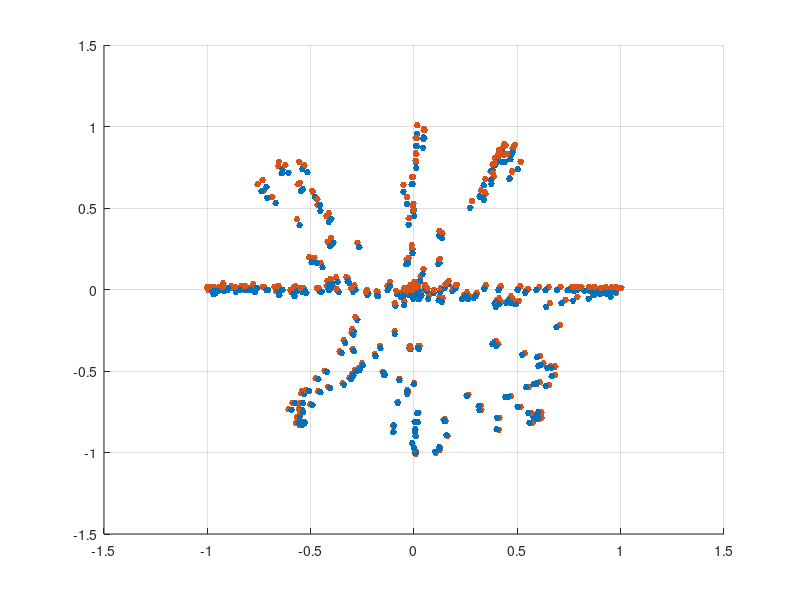

Source code (MATLAB): (Note: this script raises an error after producing the figure.)
%% -------  [Calibration for Accelerometer Scaling]  ------- %%
clc; clear all; close all;
% By: Jason Nguyen

%% --------------  [Raw Accelerometer Data]  -------------- %%

C = [-0.02153320313	-0.07476806641	10.06856689
-0.03349609375	-0.11484375	10.07574463
-0.1680786133	-3.692944336	9.424963379
0.05144042969	-8.794519043	5.054321289
0.057421875	-8.634814453	5.083630371
0.005981445313	-9.777868652	2.402746582
0.08314208984	-10.00157471	0.2165283203
0.06998291016	-10.09428711	0.3295776367
-0.09031982422	-9.477600098	-2.970385742
0.07596435547	-9.037963867	-4.063793945
0.03708496094	-8.162878418	-5.504724121
0.1794433594	-8.210131836	-5.449694824
-0.01076660156	-5.860620117	-7.772290039
0.1949951172	-3.610998535	-8.972766113
0.2464355469	-3.648681641	-8.966186523
0.1369750977	-0.3762329102	-9.611584473
-0.2183227539	-3.617578125	-8.991308594
-0.7105957031	-5.601623535	-7.929003906
-0.7883544922	-6.98692627	-6.837390137
-0.9923217773	-8.39017334	-5.037573242
-0.9815551758	-8.432641602	-5.035778809
-1.000695801	-8.803491211	-4.426867676
-0.3774291992	1.545007324	-9.433337402
-0.2787353516	1.640112305	-9.572106934
-0.2583984375	4.011755371	-8.458361816
-0.3487182617	5.296569824	-7.868591309
-0.1124511719	6.488671875	-6.977355957
-0.06220703125	6.508410645	-6.983935547
-0.5150024414	6.045446777	-7.107751465
0.07775878906	7.949938965	-5.123706055
0.09271240234	7.857226563	-5.462854004
0.4414306641	8.768200684	-3.563745117
0.4551879883	9.332250977	-1.829724121
0.4689453125	9.393859863	-1.795629883
0.5006469727	9.343615723	-1.77409668
0.1537231445	9.616369629	-0.363671875
0.09151611328	8.883642578	4.048242188
0.1405639648	8.843566895	4.083532715
0.1100585938	7.507312012	6.370837402
-0.019140625	4.94486084	8.513989258
-0.04844970703	4.83001709	8.685656738
-0.09151611328	2.464953613	9.622949219
0.005981445313	4.541113281	8.838183594
-0.07058105469	2.250219727	9.839477539
0.07177734375	0.01794433594	10.04224854
0.05981445313	0.03947753906	10.04703369
0.06998291016	0.03529052734	10.06138916
-2.224499512	-0.2201171875	9.640893555
-2.225695801	-0.2685668945	9.904077148
-2.273547363	-0.3403442383	9.971069336
-5.306140137	-0.09450683594	8.612084961
-5.359973145	-0.09749755859	8.481091309
-0.8344116211	-0.2721557617	10.06557617
-2.235266113	-0.258996582	9.822729492
-4.601525879	-0.1052734375	8.935681152
-6.440820313	-0.02093505859	7.652062988
-6.425268555	-0.03469238281	7.683764648
-6.405529785	-0.01256103516	7.66940918
-8.481689453	-0.05802001953	5.212231445
-9.717456055	-0.07297363281	1.756152344
-9.746765137	-0.07416992188	1.726245117
-9.700708008	-0.07416992188	1.857836914
-9.055310059	0.01674804688	4.122412109
-9.095385742	-0.05084228516	3.916650391
-7.98762207	-0.01495361328	6.002380371
-7.18371582	-0.03469238281	7.094592285
-7.112536621	-0.02930908203	7.064685059
-6.613085938	-0.03708496094	7.550976563
-5.699121094	-0.07117919922	8.195776367
-5.615380859	-0.01854248047	8.372229004
-4.500439453	-0.125012207	8.991308594
-4.560253906	-0.1321899414	8.960803223
-3.667224121	-0.1668823242	9.371130371
-2.974572754	-0.1357788086	9.594238281
-9.817346191	-0.09450683594	0.8374023438
-9.069665527	0.1220214844	-3.480603027
-9.76829834	-0.2835205078	-0.7279418945
-9.661828613	-0.1932006836	-1.42298584
-9.526647949	-0.06759033203	-2.177844238
-9.528442383	-0.07117919922	-2.15690918
-9.265856934	-0.07416992188	-2.963208008
-8.679077148	-0.1375732422	-4.43404541
-8.693432617	-0.05443115234	-4.220507813
-8.189794922	-0.02213134766	-5.03996582
-8.212524414	-0.05502929688	-5.221203613
-7.646679688	0.08852539063	-5.903088379
-7.75135498	-0.1674804688	-5.724841309
-6.564038086	-0.3588867188	-7.053918457
-5.823535156	-0.4175048828	-7.601220703
-5.881555176	-0.2709594727	-7.83449707
-5.452087402	-0.1357788086	-8.008557129
-5.252307129	-0.1890136719	-8.220898438
-3.938781738	0.1866210938	-8.921923828
-4.128393555	0.2583984375	-8.622851563
-3.997998047	0.3505126953	-8.746069336
-3.724047852	0.4749267578	-8.834594727
-3.234765625	0.5018432617	-8.965588379
-3.161193848	0.4067382813	-9.060693359
-2.843579102	-0.005383300781	-9.250305176
-1.748376465	-0.4055419922	-9.536816406
-1.801611328	-0.3714477539	-9.368139648
-1.163989258	0.2165283203	-9.246716309
-1.284216309	-0.04545898438	-9.354382324
-0.6340332031	-0.4587768555	-9.43034668
-0.4856933594	-0.3582885742	-9.444104004
0.3582885742	-0.3768310547	-9.634313965
0.2308837891	-0.6130981445	-9.427954102
0.6908569336	-0.5813964844	-9.24552002
1.345227051	-0.7710083008	-9.030786133
1.196887207	-0.6723144531	-9.304736328
2.911767578	-0.5317504883	-9.696520996
2.340539551	-0.5819946289	-9.217407227
3.919641113	-0.8589355469	-8.771191406
4.492663574	-0.8421875	-8.52355957
4.017138672	-0.7859619141	-8.716760254
4.956225586	-0.9241333008	-8.369238281
6.434240723	-1.06529541	-7.232763672
7.186706543	-0.8499633789	-5.900097656
7.742382813	-0.6854736328	-5.947351074
8.509802246	-0.5604614258	-4.259985352
8.789135742	-0.3331665039	-4.249816895
9.242529297	-0.2428466797	-3.353198242
9.40402832	-0.276940918	-2.708398438
9.472814941	-0.1716674805	-2.847167969
9.076843262	-0.2583984375	-3.363366699
9.579882813	-0.4438232422	-1.735217285
9.789831543	-0.1268066406	-0.3618774414
9.805981445	-0.1327880859	-0.2302856445
9.816748047	-0.1274047852	-0.2368652344
9.792822266	-0.1220214844	-0.09331054688
9.834094238	-0.1118530273	-0.2255004883
9.797607422	-0.133984375	-0.182434082
9.685754395	-0.1208251953	1.520483398
9.585864258	-0.09749755859	2.266967773
9.373522949	-0.09510498047	3.042163086
9.103759766	-0.07058105469	3.829321289
8.878857422	-0.1028808594	4.432849121
8.587561035	-0.07536621094	4.956225586
8.549279785	-0.06639404297	5.029199219
8.308227539	-0.07775878906	5.379711914
7.953527832	-0.05024414063	5.919836426
7.798010254	-0.06220703125	6.136962891
7.66940918	-0.05861816406	6.319396973
7.655651855	-0.03648681641	6.336743164
7.491162109	-0.06041259766	6.538317871
6.96060791	-0.04486083984	7.082629395
6.403735352	-0.04366455078	7.653857422
5.957519531	-0.0478515625	8.048034668
5.426367188	-0.200378418	8.372827148
5.420385742	-0.144152832	8.388977051
5.060302734	-0.006579589844	8.654553223
5.039367676	-0.01495361328	8.631225586
4.112243652	-0.02213134766	9.088208008
4.134375	-0.0005981445313	9.08581543
3.421984863	0.04605712891	9.427954102
1.995410156	0.07416992188	9.93996582
2.043859863	0.09989013672	9.872375488
1.865612793	-0.09929199219	9.884338379
1.27644043	-0.1321899414	9.941760254
0.6442016602	-0.1166381836	10.01114502
0.153125	-0.07177734375	10.08052979
-0.1052734375	-0.07775878906	10.03566895
-0.03768310547	-0.05263671875	10.05959473
-0.019140625	-0.07237548828	10.05181885
-0.019140625	-0.07775878906	10.0847168
-0.01136474609	-0.09869384766	10.07813721
-0.03229980469	-0.1764526367	10.0739502
-0.04127197266	-0.1937988281	10.0739502
-0.02811279297	-0.1967895508	10.08651123
-0.007775878906	-0.1955932617	10.04404297
-0.03648681641	-0.1854248047	10.07155762
-0.02392578125	-0.2051635742	10.06378174
0.007177734375	-0.162097168	10.06976318
0.03768310547	-0.1471435547	10.05959473
0.03110351563	-0.1447509766	10.05361328
0.06220703125	-0.1704711914	10.05600586
0.05921630859	-0.1375732422	10.09488525
0.1100585938	-0.1656860352	10.05540771
0.08493652344	-0.144152832	10.05361328
0.07596435547	-0.1357788086	10.0793335
0.08433837891	-0.1291992188	10.06138916
0.1208251953	-0.1555175781	10.06138916
0.1393676758	-0.1519287109	10.06378174
-0.1118530273	-0.2512207031	10.10864258
-0.163293457	-0.2877075195	10.06557617
-0.1363769531	-0.2260986328	10.06617432
-0.133984375	-0.2326782227	10.05540771
-0.1782470703	-0.2171264648	10.06796875
-0.1638916016	-0.1878173828	10.06557617
-0.1333862305	-0.1740600586	10.06737061
-0.182434082	-0.1848266602	10.04882813
-0.1878173828	-0.1788452148	10.08352051
-0.2057617188	-0.1890136719	10.06079102
-0.1668823242	-0.1997802734	10.06916504
-0.1686767578	-0.2165283203	10.05720215
-0.1866210938	-0.2518188477	10.07155762
-0.2123413086	-0.3026611328	10.06378174
-0.2177246094	-0.3385498047	10.0739502
-0.2302856445	-0.353503418	10.056604
-0.2404541016	-0.3511108398	10.06916504
-0.2554077148	-0.3600830078	10.05241699
-0.2631835938	-0.3325683594	10.04523926
-0.1710693359	-0.2123413086	10.07215576
-0.1961914063	-0.2392578125	10.06916504
-0.2296875	-0.2542114258	10.06079102
-0.2249023438	-0.2320800781	10.06737061
-0.2673706055	-0.2051635742	10.05600586
-0.2266967773	-0.2147338867	10.07694092
-0.2895019531	-0.2362670898	10.0512207
-0.3116333008	-0.2278930664	10.06737061
-0.3116333008	-0.2344726563	10.05839844
-0.3307739258	-0.2159301758	10.07095947
-0.4306640625	-0.2266967773	10.06976318
-0.4408325195	-0.1955932617	10.07574463
-0.4264770508	-0.2147338867	10.06079102
-0.4480102539	-0.2033691406	10.06019287
-0.4175048828	-0.2117431641	10.08052979
-0.4480102539	-0.1118530273	10.03626709
-0.1609008789	-0.04127197266	10.07813721
-0.3008666992	-0.1345825195	10.05241699
-0.2350708008	-0.08433837891	10.05002441
-0.2177246094	-0.05981445313	10.06138916
-0.2290893555	-0.06759033203	10.07873535
-0.219519043	-0.06340332031	10.06617432
-0.1519287109	0.00478515625	10.07036133
-0.1764526367	-0.006579589844	10.0619873
-0.2069580078	-0.04306640625	10.07454834
-0.07835693359	0.06938476563	10.07454834
-0.08493652344	0.06340332031	10.03686523
-0.153125	0.09331054688	10.02789307
-0.002990722656	0.09929199219	10.0512207
-0.09031982422	0.03708496094	10.06737061
-0.08134765625	0.02572021484	10.0619873
0.00478515625	0.06459960938	10.05480957
0.0478515625	0.2745483398	10.05959473
-0.09390869141	0.07716064453	10.04224854
-0.08433837891	0.05981445313	10.056604
-0.07596435547	0.04904785156	10.07155762
-0.008972167969	0.04964599609	10.06138916
-0.01136474609	0.0861328125	10.06378174
-0.008374023438	0.06340332031	10.07215576
0.001196289063	0.06818847656	10.05600586
-0.005383300781	0.05443115234	10.05421143
0.04545898438	0.02033691406	10.01174316
0.1866210938	0.02572021484	10.03447266
0.2081542969	0.007177734375	10.04882813
0.1926025391	0.02392578125	10.06378174
0.1519287109	0.005383300781	10.06258545
0.142956543	0.01435546875	10.04404297
0.2123413086	0.004187011719	10.0404541
0.2009765625	-0.01076660156	10.05002441
0.2081542969	0.0005981445313	10.03566895
0.2159301758	-0.04605712891	10.04344482
-2.768811035	-1.853051758	9.536816406
-2.921337891	-2.599536133	8.890222168
-2.956628418	-2.786157227	9.066674805
-3.517687988	-3.922033691	8.591149902
-4.233666992	-5.073461914	7.782458496
-4.664929199	-5.539416504	7.138256836
-5.313317871	-6.301452637	5.507116699
-5.348608398	-6.439025879	5.645288086
-5.114135742	-6.257189941	5.986828613
-5.408422852	-7.037768555	4.416699219
-5.412609863	-7.567724609	3.68815918
-5.559155273	-7.862011719	2.311828613
-5.310327148	-8.221496582	-0.6071166992
-5.444311523	-8.359667969	-0.08374023438
-5.536425781	-8.254992676	-0.0669921875
-5.615380859	-8.226879883	0.257800293
-5.364758301	-8.207141113	-1.165783691
-5.78046875	-7.026403809	-3.679785156
-5.965893555	-7.430749512	-3.801806641
-5.42277832	-7.508508301	-3.405236816
-5.476013184	-7.418786621	-3.82154541
-4.952636719	-7.137060547	-5.012451172
-4.563244629	-6.359472656	-5.589660645
-4.085925293	-6.07355957	-6.517382813
-3.407629395	-5.873181152	-7.146032715
-3.078051758	-5.550183105	-7.473217773
-2.963208008	-5.30255127	-8.076147461
-2.959020996	-5.318103027	-7.786047363
-2.802905273	-5.047741699	-7.570715332
-2.488879395	-4.675097656	-8.236450195
-2.638415527	-4.941870117	-8.069567871
-1.879370117	-4.117028809	-8.504418945
-1.640710449	-3.634924316	-8.943457031
-0.9354980469	-2.755053711	-9.27722168
-0.04007568359	-0.5909667969	-9.191088867
-0.4815063477	-0.9642089844	-9.990808105
0.2954833984	0.5431152344	-9.148620605
0.4288696289	0.9654052734	-9.533825684
2.734716797	5.061499023	-7.70111084
3.77130127	6.52755127	-5.910864258
4.65715332	6.859521484	-4.520776367
4.642797852	6.819445801	-4.854541016
5.060900879	7.437927246	-2.637817383
4.691845703	8.034875488	-1.047949219
4.731921387	8.329760742	1.619775391
4.692443848	8.235852051	1.513903809
4.789941406	8.469726563	1.303356934
4.428662109	7.888928223	3.436938477
4.283312988	7.877563477	3.040368652
4.254602051	8.352490234	1.915856934
4.275537109	8.480493164	1.673608398
4.331164551	8.476904297	2.612097168
4.347314453	8.44041748	2.490075684
4.050634766	8.166467285	2.594152832
4.081738281	8.103662109	3.59185791
3.996801758	7.89251709	3.965100098
4.05123291	7.90567627	4.258190918
3.843676758	7.67479248	4.03927002
3.947155762	7.670007324	4.340136719
3.739001465	7.29855957	4.824035645
3.837695313	7.388879395	5.163183594
3.754553223	6.760229492	6.223693848
3.394470215	6.430651855	6.72434082
3.191699219	5.745178223	7.237548828
3.380114746	5.632727051	7.643688965
3.401049805	5.522070313	7.65625
1.221411133	3.31730957	9.403430176
1.366162109	3.163586426	9.562536621
1.187316895	1.570129395	9.699511719
1.242346191	1.653869629	10.02729492
0.9642089844	-0.2117431641	9.733605957
-2.668920898	2.606115723	9.210827637
-3.92442627	2.897412109	8.041455078
-4.090112305	2.656958008	8.297460938
-4.032092285	4.367053223	7.896704102
-4.148132324	4.187609863	7.82791748
-4.577600098	5.217016602	7.104162598
-4.565039063	4.862316895	7.076049805
-4.802502441	5.666223145	6.294274902
-4.8234375	5.706298828	6.281115723
-5.500537109	6.084924316	5.318103027
-5.411413574	6.194384766	5.434143066
-5.194885254	7.231567383	4.108654785
-5.444909668	7.45168457	2.71796875
-6.116625977	7.220202637	0.9348999023
-6.446801758	7.169958496	-0.2117431641
-6.413305664	7.423571777	-0.3427368164
-7.428955078	6.071765137	-1.076660156
-7.193884277	6.331359863	-1.32668457
-7.15201416	5.681774902	-3.052331543
-6.741088867	5.337243652	-3.629541016
-5.571118164	3.959716797	-6.435437012
-4.989123535	1.674206543	-7.826123047
-4.741491699	1.655065918	-8.40871582
-4.454382324	1.35958252	-8.39675293
-4.091906738	0.02572021484	-8.575598145
-4.154711914	-0.02332763672	-8.563635254
-3.35020752	-3.305944824	-9.003869629
-2.932702637	-3.811975098	-8.304638672
-1.495361328	-5.169165039	-7.928405762
-1.427172852	-5.27623291	-8.14732666
-1.460668945	-5.309729004	-8.286694336
-0.3313720703	-6.460559082	-7.774084473
-0.3301757813	-6.281713867	-7.519274902
0.1525268555	-7.640100098	-6.056811523
0.1920043945	-7.63112793	-6.269152832
1.49296875	-8.138952637	-5.153015137
1.455285645	-8.037268066	-5.125500488
1.577307129	-9.009851074	-3.896313477
1.030004883	-10.0081543	-1.197485352
1.235168457	-9.740783691	-0.05502929688
1.227392578	-9.826916504	0.02572021484
5.863012695	-7.808178711	-2.262182617
5.806787109	-7.853039551	-2.11204834
4.042260742	-7.91763916	-3.990820313
3.17734375	-7.452282715	-5.809179688
3.154016113	-7.204650879	-5.705102539
2.567834473	-6.554467773	-6.706994629
4.027307129	-8.64498291	-3.164782715
6.037670898	-7.591052246	-1.792041016
5.930004883	-7.985229492	0.05443115234
6.046044922	-7.92421875	0.1190307617
5.619567871	-8.223291016	1.470239258
5.56932373	-7.613781738	3.374731445
5.044750977	-7.239941406	4.874279785
5.063891602	-7.242333984	4.849755859
4.448999023	-6.653161621	5.960510254
4.599731445	-6.611889648	6.024511719
6.415698242	-5.952734375	5.083630371
5.460461426	-6.044848633	5.613586426
6.706994629	-5.348010254	5.359375
5.986230469	-5.776281738	5.578295898
5.828320313	-5.86361084	5.526257324
6.704602051	-4.827026367	5.897106934
6.480297852	-4.827026367	5.860620117
6.059204102	-4.727734375	6.901989746
6.156103516	-4.641003418	6.916345215
5.267858887	-4.036877441	7.348803711
5.999389648	-4.19119873	7.474414063
3.909472656	-3.300561523	8.577392578
4.00637207	-3.489575195	8.64498291
3.814367676	-3.353796387	8.560046387
6.943261719	-2.321398926	6.915148926
4.148132324	-0.9247314453	9.095983887
3.992016602	-1.064099121	9.001477051
3.000891113	-0.410925293	9.761120605
2.636621094	-0.5915649414	9.549975586
2.524169922	-0.3780273438	9.549975586
4.62545166	-0.6202758789	8.869287109
4.709191895	-0.8206542969	8.982336426
1.662841797	0.316418457	9.983630371
1.50612793	0.1178344727	10.01772461
0.5299560547	0.07716064453	10.01174316
-0.9043945313	-0.9989013672	9.846057129];

%% ----------------  [Calibrated Norm Data]  ---------------- %%

C1 = [-0.002138592356	-0.007425667903	0.9999701425
-0.003326699221	-0.0114058259	1.000683007
-0.01669290145	-0.3667685891	0.9360499932
0.005108859517	-0.8734367614	0.5019751502
0.00570291295	-0.8575755348	0.5048860121
0.0005940534322	-0.9710991457	0.2386312637
0.008257342708	-0.9933167441	0.02150473425
0.006950425157	-1.002524572	0.03273234412
-0.008970206827	-0.9412776634	-0.2950069345
0.007544478589	-0.8976147361	-0.4035999019
0.00368313128	-0.810704719	-0.5467073737
0.01782160297	-0.8153977411	-0.5412420821
-0.001069296178	-0.5820535529	-0.7719130299
0.01936614189	-0.358630057	-0.8911395537
0.02447500141	-0.3623725937	-0.8904860949
0.0136038236	-0.03736596089	-0.9545844603
-0.02168295028	-0.3592835158	-0.8929811193
-0.07057354775	-0.5563310393	-0.7874772298
-0.07829624237	-0.6939138142	-0.6790624784
-0.09855346441	-0.8332787494	-0.5003118006
-0.09748416823	-0.8374965288	-0.5001335846
-0.09938513921	-0.8743278416	-0.4396589452
-0.03748477157	0.1534440015	-0.936881668
-0.02768288994	0.1628894511	-0.9506637076
-0.02566310827	0.398431637	-0.8400509585
-0.0346333151	0.5260343143	-0.7814772901
-0.01116820453	0.6444291633	-0.6929633287
-0.006178155695	0.6463895396	-0.6936167875
-0.05114800052	0.600409804	-0.7059136935
0.007722694619	0.7895564168	-0.5088661701
0.0092078282	0.7803485886	-0.5425489997
0.0438411433	0.8708229263	-0.3539370349
0.04520746619	0.926842165	-0.1817209449
0.04657378909	0.9329609153	-0.1783348404
0.04972227228	0.9279708665	-0.176196248
0.01526717321	0.955059703	-0.03611844868
0.009089017513	0.8822881576	0.4020553629
0.01396025566	0.8783079996	0.4055602782
0.01093058315	0.7455964628	0.6327263107
-0.001900970983	0.4911039724	0.8455756555
-0.004811832801	0.4796981465	0.862624989
-0.009089017513	0.2448094194	0.9557131618
0.0005940534322	0.4510053658	0.8777733515
-0.0070098305	0.2234829012	0.977217896
0.007128641187	0.001782160297	0.9973563074
0.005940534322	0.003920752653	0.9978315501
0.006950425157	0.00350491525	0.9992572784
-0.2209284715	-0.02186116631	0.9574953221
-0.2210472821	-0.02667299911	0.9836336731
-0.2257997096	-0.03380164029	0.9902870715
-0.5269847997	-0.009386044229	0.8553181317
-0.5323312806	-0.009683070946	0.8423083616
-0.0828704538	-0.02702943117	0.9996731158
-0.2219977676	-0.02572251362	0.9755545464
-0.4570053054	-0.01045534041	0.8874564224
-0.6396767358	-0.002079187013	0.7599725559
-0.6381321969	-0.003445509907	0.7631210391
-0.6361718206	-0.001247512208	0.7616953108
-0.8423677669	-0.005762318293	0.5176581609
-0.965099206	-0.007247451873	0.1744140877
-0.9680100678	-0.00736626256	0.1714438205
-0.9634358564	-0.00736626256	0.1845129961
-0.8993374911	0.00166334961	0.4094216255
-0.9033176491	-0.005049454174	0.3889861874
-0.7932989534	-0.001485133581	0.5961326193
-0.7134581721	-0.003445509907	0.704606776
-0.7063889363	-0.002910861818	0.7016365088
-0.6567854747	-0.00368313128	0.7499330529
-0.5660141102	-0.007069235844	0.8139720129
-0.5576973622	-0.00184156564	0.8314965891
-0.4469658024	-0.01241571673	0.8929811193
-0.4529063367	-0.01312858085	0.8899514468
-0.3642141593	-0.01657409076	0.9307035123
-0.2954227719	-0.01348501291	0.9528617053
-0.9750198983	-0.009386044229	0.08316748051
-0.9007632193	0.01211869002	-0.3456796922
-0.9701486602	-0.02815813269	-0.0722963027
-0.9595745091	-0.01918792586	-0.1413253115
-0.9461489015	-0.006712803784	-0.2162948547
-0.9463271176	-0.007069235844	-0.2142156677
-0.9202481719	-0.00736626256	-0.2942940703
-0.8619715302	-0.01366322894	-0.4403718093
-0.8633972584	-0.005405886233	-0.4191641018
-0.8133779594	-0.002197997699	-0.500549422
-0.8156353625	-0.005465291577	-0.518549241
-0.7594379078	0.008791990797	-0.5862713323
-0.7698338428	-0.0166334961	-0.56856854
-0.6519142365	-0.03564320593	-0.7005672126
-0.5783704216	-0.04146492957	-0.7549231017
-0.5841327399	-0.02691062048	-0.7780911856
-0.5414797035	-0.01348501291	-0.7953781404
-0.5216383189	-0.01877208846	-0.8164670373
-0.3911841851	0.01853446709	-0.8860900995
-0.4100156789	0.02566310827	-0.8563874279
-0.3970653141	0.03481153113	-0.8686249286
-0.3698576669	0.04716784252	-0.8774169194
-0.3212640962	0.04984108297	-0.8904266896
-0.3139572389	0.04039563339	-0.8998721392
-0.2824130017	-0.000534648089	-0.918703633
-0.1736418182	-0.04027682271	-0.9471587924
-0.1789288938	-0.03689071814	-0.9304064856
-0.1156027979	0.02150473425	-0.9183472009
-0.1275432719	-0.004514806085	-0.9290401627
-0.06296966382	-0.04556389825	-0.9365846413
-0.0482371387	-0.03558380059	-0.9379509642
0.03558380059	-0.03742536623	-0.9568418633
0.02293046248	-0.0608904768	-0.9363470199
0.06861317142	-0.05774199361	-0.9182283902
0.1336026169	-0.07657348742	-0.896901872
0.1188700918	-0.06677160578	-0.9241095192
0.2891852108	-0.05281135013	-0.963020019
0.232453108	-0.05780139896	-0.9154363391
0.3892832141	-0.08530607287	-0.871119953
0.446193533	-0.08364272326	-0.8465261409
0.3989662851	-0.078058621	-0.8657140668
0.492232674	-0.09178125528	-0.8311995624
0.6390232771	-0.1058009163	-0.7183294103
0.7137551988	-0.08441499272	-0.5859743056
0.7689427627	-0.06807852333	-0.5906673277
0.8451598181	-0.0556628066	-0.4230848544
0.8729021133	-0.03308877618	-0.4220749636
0.9179313635	-0.02411856935	-0.3330263541
0.9339708062	-0.02750467391	-0.2689873941
0.9408024206	-0.01704933351	-0.2827694337
0.9014760834	-0.02566310827	-0.3340362449
0.9514359771	-0.04407876467	-0.1723349007
0.9722872526	-0.01259393276	-0.03594023265
0.9738911968	-0.0131879862	-0.02287105714
0.974960493	-0.01265333811	-0.02352451592
0.9725842793	-0.01211869002	-0.009267233543
0.9766832479	-0.01110879918	-0.0223958144
0.973059522	-0.01330679688	-0.01811862968
0.9619507228	-0.01199987933	0.1510083825
0.9520300305	-0.009683070946	0.2251462508
0.9309411337	-0.009445449573	0.3021355756
0.9041493239	-0.0070098305	0.3803130073
0.8818129148	-0.01021771903	0.4402529986
0.8528825127	-0.007485073246	0.492232674
0.8490805707	-0.006593993098	0.4994801258
0.8251402174	-0.007722694619	0.534291657
0.7899128489	-0.004990048831	0.5879346819
0.7744674596	-0.006178155695	0.6094988215
0.7616953108	-0.005821723636	0.6276174512
0.7603289879	-0.003623725937	0.6293402061
0.7439925185	-0.005999939666	0.6493598068
0.6912999791	-0.004455400742	0.7034186691
0.6359936046	-0.004336590055	0.7601507719
0.5916772185	-0.004752427458	0.7992988931
0.5389252737	-0.01990078998	0.8315559945
0.5383312203	-0.01431668772	0.8331599387
0.5025692037	-0.0006534587755	0.8595359111
0.5004900167	-0.001485133581	0.8572191027
0.4084117347	-0.002197997699	0.9026047849
0.4106097324	-0.00005940534322	0.9023671636
0.3398579686	0.004574211428	0.9363470199
0.198176225	0.00736626256	0.9871979937
0.2029880578	0.009920692318	0.9804851899
0.1852852655	-0.009861286975	0.9816732968
0.1267710024	-0.01312858085	0.9873762097
0.06397955465	-0.01158404193	0.9942672295
0.01520776787	-0.007128641187	1.001158249
-0.01045534041	-0.007722694619	0.9967028486
-0.003742536623	-0.005227670204	0.9990790623
-0.001900970983	-0.00718804653	0.9983067929
-0.001900970983	-0.007722694619	1.001574087
-0.001128701521	-0.009801881632	1.000920628
-0.003207888534	-0.01752457625	1.000504791
-0.004098968682	-0.0192473312	1.000504791
-0.002792051132	-0.01954435792	1.001752303
-0.0007722694619	-0.01942554723	0.9975345234
-0.003623725937	-0.0184156564	1.000267169
-0.002376213729	-0.02037603273	0.9994948997
0.0007128641187	-0.01609884801	1.000088953
0.003742536623	-0.01461371443	0.9990790623
0.003089077848	-0.01437609306	0.9984850089
0.006178155695	-0.01693052282	0.9987226303
0.005881128979	-0.01366322894	1.002583978
0.01093058315	-0.01645528007	0.9986632249
0.008435558738	-0.01431668772	0.9984850089
0.007544478589	-0.01348501291	1.001039439
0.008376153395	-0.01283155414	0.9992572784
0.01199987933	-0.01544538924	0.9992572784
0.01384144497	-0.01508895718	0.9994948997
-0.01110879918	-0.02495024415	1.0039503
-0.0162176587	-0.02857397009	0.9996731158
-0.01354441826	-0.02245521974	0.9997325211
-0.01330679688	-0.02310867851	0.9986632249
-0.01770279228	-0.02156413959	0.9999107372
-0.01627706404	-0.01865327777	0.9996731158
-0.01324739154	-0.01728695488	0.9998513318
-0.01811862968	-0.01835625106	0.9980097662
-0.01865327777	-0.01776219762	1.001455276
-0.02043543807	-0.01877208846	0.999197873
-0.01657409076	-0.01984138464	1.000029548
-0.01675230679	-0.02150473425	0.998841441
-0.01853446709	-0.0250096495	1.000267169
-0.02108889684	-0.03005910367	0.9994948997
-0.02162354493	-0.03362342426	1.000504791
-0.02287105714	-0.03510855785	0.9987820356
-0.02388094798	-0.03487093647	1.000029548
-0.02536608156	-0.03576201662	0.9983661982
-0.02613835102	-0.03302937083	0.9976533341
-0.01698992816	-0.02108889684	1.000326575
-0.01948495258	-0.02376213729	1.000029548
-0.0228116518	-0.02524727087	0.999197873
-0.02233640905	-0.02304927317	0.9998513318
-0.02655418842	-0.02037603273	0.9987226303
-0.02251462508	-0.02132651822	1.000801817
-0.02875218612	-0.02346511057	0.9982473875
-0.03095018382	-0.02263343577	0.9998513318
-0.03095018382	-0.02328689454	0.9989602517
-0.0328511548	-0.0214453289	1.000207764
-0.04277184712	-0.02251462508	1.000088953
-0.04378173796	-0.01942554723	1.000683007
-0.04235600972	-0.02132651822	0.999197873
-0.04449460207	-0.0201978167	0.9991384677
-0.04146492957	-0.0210294915	1.001158249
-0.04449460207	-0.01110879918	0.996762254
-0.01598003733	-0.004098968682	1.000920628
-0.02988088764	-0.01336620223	0.9983661982
-0.02334629989	-0.008376153395	0.9981285769
-0.02162354493	-0.005940534322	0.9992572784
-0.02275224645	-0.006712803784	1.000980033
-0.02180176096	-0.006296966382	0.9997325211
-0.01508895718	0.0004752427458	1.000148359
-0.01752457625	-0.0006534587755	0.9993166837
-0.02055424876	-0.004277184712	1.000564196
-0.007782099962	0.006891019814	1.000564196
-0.008435558738	0.006296966382	0.9968216593
-0.01520776787	0.009267233543	0.9959305792
-0.0002970267161	0.009861286975	0.9982473875
-0.008970206827	0.00368313128	0.9998513318
-0.008079126678	0.002554429759	0.9993166837
0.0004752427458	0.006415777068	0.9986038196
0.004752427458	0.02726705254	0.9990790623
-0.009326638886	0.007663289276	0.9973563074
-0.008376153395	0.005940534322	0.9987820356
-0.007544478589	0.004871238144	1.000267169
-0.0008910801484	0.004930643488	0.9992572784
-0.001128701521	0.008554369424	0.9994948997
-0.0008316748051	0.006296966382	1.000326575
0.0001188106864	0.006772209128	0.9987226303
-0.000534648089	0.005405886233	0.9985444143
0.004514806085	0.00201978167	0.9943266349
0.01853446709	0.002554429759	0.9965840379
0.02067305944	0.0007128641187	0.9980097662
0.01912852052	0.002376213729	0.9994948997
0.01508895718	0.000534648089	0.9993760891
0.01419787703	0.001425728237	0.9975345234
0.02108889684	0.0004158374026	0.9971780914
0.01996019532	-0.001069296178	0.9981285769
0.02067305944	0.00005940534322	0.9967028486
0.0214453289	-0.004574211428	0.9974751181
-0.2749873338	-0.1840377533	0.9471587924
-0.2901356963	-0.2581756217	0.8829416163
-0.2936406116	-0.2767100887	0.9004661926
-0.3493628235	-0.3895208355	0.8532389447
-0.4204710193	-0.5038761212	0.7729229207
-0.4633022718	-0.5501528836	0.708943366
-0.5276976639	-0.6258352909	0.5469449951
-0.5312025791	-0.6394985198	0.5606676294
-0.5079156846	-0.6214392955	0.5945880803
-0.5371431134	-0.6989632684	0.4386490544
-0.5375589508	-0.7515964025	0.3662933463
-0.5521132599	-0.7808238313	0.2296016516
-0.5274006371	-0.8165264426	-0.06029642337
-0.540707434	-0.8302490769	-0.008316748051
-0.5498558569	-0.8198531418	-0.006653398441
-0.5576973622	-0.8170610907	0.02560370293
-0.5328065234	-0.8151007144	-0.1157810139
-0.5740932369	-0.6978345669	-0.3654616715
-0.5925088933	-0.7379925789	-0.3775803615
-0.5385688417	-0.7457152735	-0.338194619
-0.5438559172	-0.736804472	-0.3795407379
-0.4918762419	-0.7088245554	-0.4978167762
-0.4532033635	-0.6315976092	-0.5551429324
-0.4057978996	-0.6032018551	-0.6472806198
-0.3384322403	-0.5833010651	-0.7097156355
-0.3056998962	-0.5512221798	-0.7422103582
-0.2942940703	-0.5266283677	-0.8020909442
-0.2938782329	-0.5281729066	-0.7732793528
-0.2783734383	-0.5013216915	-0.7518934292
-0.2471856332	-0.4643121626	-0.8180115762
-0.262036969	-0.4908069457	-0.8014374854
-0.1866515884	-0.4088869774	-0.84462517
-0.1629488565	-0.3610062708	-0.8882286919
-0.0929099568	-0.2736210109	-0.9213768734
-0.003980157996	-0.05869247911	-0.912822504
-0.0478213013	-0.09576141328	-0.9922474479
0.02934623955	0.05394005165	-0.9086047246
0.04259363109	0.09588022396	-0.9468617657
0.2716012292	0.5026880144	-0.764843794
0.374550689	0.6482905106	-0.5870436017
0.4625300023	0.6812604761	-0.4489855841
0.4611042741	0.6772803181	-0.4821337656
0.502628609	0.738705443	-0.2619775636
0.4659755123	0.7979919755	-0.1040781613
0.4699556702	0.8272788097	0.1608696695
0.4660349176	0.8179521709	0.1503549237
0.4757179885	0.8411796601	0.1294442429
0.4398371612	0.7834970718	0.3413431022
0.4254016628	0.7823683703	0.3019573596
0.4225502064	0.8295362128	0.1902753143
0.4246293934	0.8422489562	0.1662161503
0.4301540903	0.8418925242	0.2594231339
0.4317580346	0.8382687982	0.2473044438
0.4022929843	0.811061151	0.2576409736
0.4053820622	0.80482359	0.3567290861
0.3969465034	0.7838535038	0.3937980202
0.4023523897	0.7851604214	0.4229066384
0.3817387356	0.7622299589	0.4011642828
0.3920158599	0.7617547162	0.4310451704
0.3713428005	0.724863998	0.4791040931
0.3811446821	0.7338342048	0.5127869227
0.3728873394	0.6713991891	0.6181125962
0.3371253228	0.638666845	0.6678348685
0.3169869114	0.5705883217	0.718804653
0.3356995946	0.5594201171	0.7591408811
0.3377787816	0.5484301286	0.7603883933
0.1213057109	0.3294620335	0.9339114008
0.1356818039	0.3141948603	0.9497132221
0.1179196063	0.155939026	0.9633170457
0.1233848979	0.164255774	0.9958711738
0.09576141328	-0.0210294915	0.9667031503
-0.2650666415	0.2588290804	0.9147828803
-0.3897584569	0.2877594826	0.7986454343
-0.406213737	0.2638785346	0.8240709212
-0.4004514187	0.4337184109	0.7842693412
-0.4119760553	0.4158968079	0.7774377268
-0.4546290917	0.5181334036	0.7055572615
-0.4533815795	0.4829060351	0.7027652103
-0.4769655007	0.5627468164	0.6251224267
-0.4790446878	0.5667269744	0.6238155092
-0.5462915363	0.6043305566	0.5281729066
-0.5374401401	0.6152017344	0.5396975432
-0.5159354059	0.7182105996	0.4080553026
-0.5407668394	0.7400717659	0.2699378796
-0.6074790398	0.7170818981	0.09285055146
-0.6402707893	0.7120918492	-0.0210294915
-0.6369440901	0.7372797148	-0.03403926167
-0.7378143628	0.6030236391	-0.1069296178
-0.714468063	0.628805558	-0.1317610513
-0.7103096889	0.5642913553	-0.3031454665
-0.6694982181	0.5300738776	-0.3604716227
-0.5533013668	0.3932633721	-0.6391420877
-0.4954999678	0.1662755557	-0.7772595107
-0.4709061557	0.1643745847	-0.835120315
-0.442391591	0.1350283451	-0.8339322082
-0.406391953	0.002554429759	-0.8516944058
-0.412629514	-0.002316808386	-0.8505062989
-0.3327293274	-0.328333332	-0.8942286316
-0.2912643978	-0.3785902524	-0.8247837853
-0.1485133581	-0.5133809761	-0.7874178244
-0.1417411489	-0.5240145326	-0.8091601801
-0.1450678482	-0.5273412318	-0.823001625
-0.03291056015	-0.6416371122	-0.7720912459
-0.03279174946	-0.6238749145	-0.7467845697
0.01514836252	-0.758784449	-0.6015385055
0.01906911517	-0.7578933689	-0.6226274023
0.1482757367	-0.8083285053	-0.5117770319
0.1445332001	-0.7982295969	-0.5090443861
0.1566518901	-0.894822685	-0.3869664058
0.102296001	-0.9939702028	-0.1189294971
0.1226720338	-0.9674160144	-0.005465291577
0.1218997643	-0.9759703838	0.002554429759
0.5822911743	-0.7754773504	-0.2246710081
0.576707072	-0.7799327512	-0.2097602669
0.4014613095	-0.7863485283	-0.39635245
0.3155611832	-0.7401311712	-0.5769446934
0.3132443748	-0.7155373591	-0.5666081637
0.2550271385	-0.6509637511	-0.6661121136
0.3999761759	-0.8585854256	-0.314313671
0.5996375345	-0.7539132109	-0.1779784083
0.5889445727	-0.793061332	0.005405886233
0.6004692093	-0.787001987	0.0118216633
0.5581131996	-0.8167046586	0.1460183336
0.5531231508	-0.7561706139	0.3351649465
0.5010246648	-0.7190422744	0.4840941419
0.5029256357	-0.7192798958	0.4816585229
0.4418569429	-0.6607656327	0.5919742452
0.4568270894	-0.656666664	0.598330617
0.6371817114	-0.5912019758	0.5048860121
0.5423113783	-0.6003503986	0.5575191462
0.6661121136	-0.5311431738	0.5322718753
0.594528675	-0.5736773995	0.5540142309
0.5788456644	-0.5823505796	0.548845966
0.6658744922	-0.4794011198	0.5856772788
0.6435974885	-0.4794011198	0.5820535529
0.6017761269	-0.4695398328	0.6854782555
0.6113997925	-0.4609260581	0.6869039837
0.5231828578	-0.4009266614	0.7298540469
0.5958355925	-0.41625324	0.7423291689
0.3882733233	-0.3277986839	0.8518726218
0.3978969889	-0.3465707724	0.8585854256
0.3788278737	-0.3330857595	0.8501498669
0.6895772241	-0.2305521371	0.686785173
0.4119760553	-0.09184066062	0.9033770544
0.3964712607	-0.1056821056	0.8939910102
0.298036607	-0.0408114708	0.9694357961
0.2618587529	-0.05875188445	0.9484657099
0.2506905484	-0.03754417692	0.9484657099
0.4593815192	-0.06160334092	0.8808624293
0.4676982672	-0.0815041309	0.8920900392
0.1651468542	0.03142542657	0.9915345838
0.1495826542	0.01170285262	0.9949206883
0.0526331341	0.007663289276	0.9943266349
-0.08982087896	-0.09920692318	0.9778713548];

%% ----------------  [Magneto Data]  ---------------- %%

A = [0.101925 , -0.000025 , -0.000179;
    -0.000025 , 0.102289 , -0.000287;
    -0.000179 , -0.000287 , 0.101810];

B = [-0.002326 , -0.226165 , 0.235843];

D = (A * (C - B)')';

MagD = D(:,1).^2 + D(:,2).^2 + D(:,3).^2;

%% --------------------  [Plot]  -------------------- %%

figure;
hold on;
grid on;
p1 = plot3(C1(:,1),C1(:,2),C1(:,3),'.','MarkerSize', 15);
p2 = plot3(D(:,1),D(:,2),D(:,3),'.','MarkerSize', 15);
ellipsoid(C1(:,1),C1(:,2),C1(:,3),[0 0.4470 0.7410],0.1);
ellipsoid(D(:,1),D(:,2),D(:,3),[0.8500 0.3250 0.0980],0.1);
legend('Uncalibrated Accelerometer Data','Calibrated Accelerometer Data');
xlabel('X'), ylabel('Y'), zlabel('Z');
title('Magnetometer Data 3D Scatterplot');
view(45,10);
axis vis3d;

function ellipsoid(x,y,z,color,trans)

% Matlab Add-on for Ellipsoid Fit by Yury %
%<https://www.mathworks.com/matlabcentral/fileexchange/24693-ellipsoid-fit>
[ center, radii, evec, v, chi ] = ellipsoid_fit( [ x y z ], '' );

size_min = min( [ x y z ] );
size_max = max( [ x y z ] );

steps = 100;
step = ( size_max - size_min ) / steps;

[ x, y, z ] = meshgrid( linspace( size_min(1) - step(1), size_max(1) + step(1), steps ), linspace( size_min(2) - step(2), size_max(2) + step(2), steps ), linspace( size_min(3) - step(3), size_max(3) + step(3), steps ) );

E = v(1) *x.*x +   v(2) * y.*y + v(3) * z.*z + ...
          2*v(4) *x.*y + 2*v(5)*x.*z + 2*v(6) * y.*z + ...
          2*v(7) *x    + 2*v(8)*y    + 2*v(9) * z;
e = patch( isosurface( x, y, z, E, -v(10) ) );
set( e, 'FaceColor', color	, 'EdgeColor', 'none','FaceAlpha',trans);
end